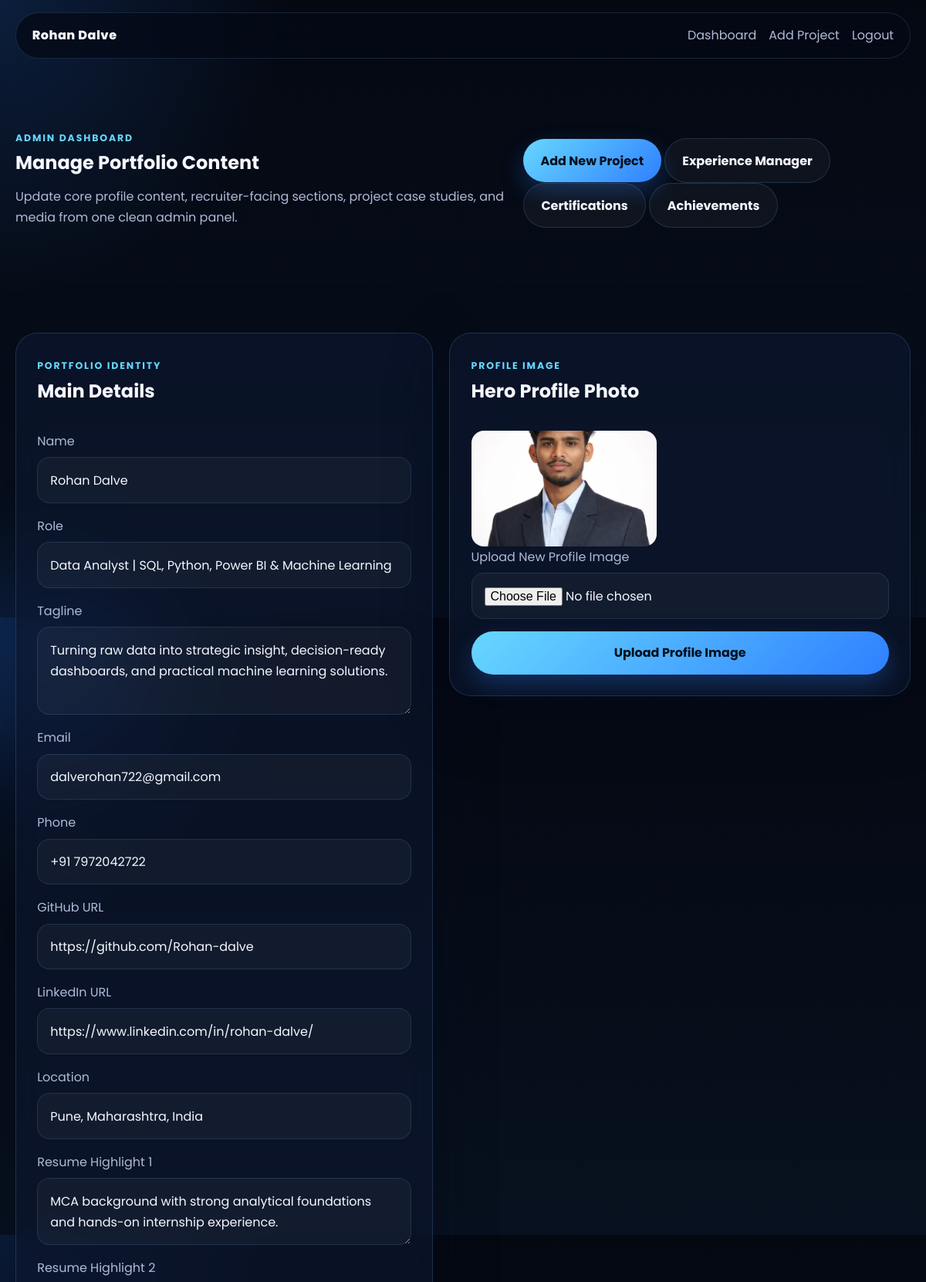
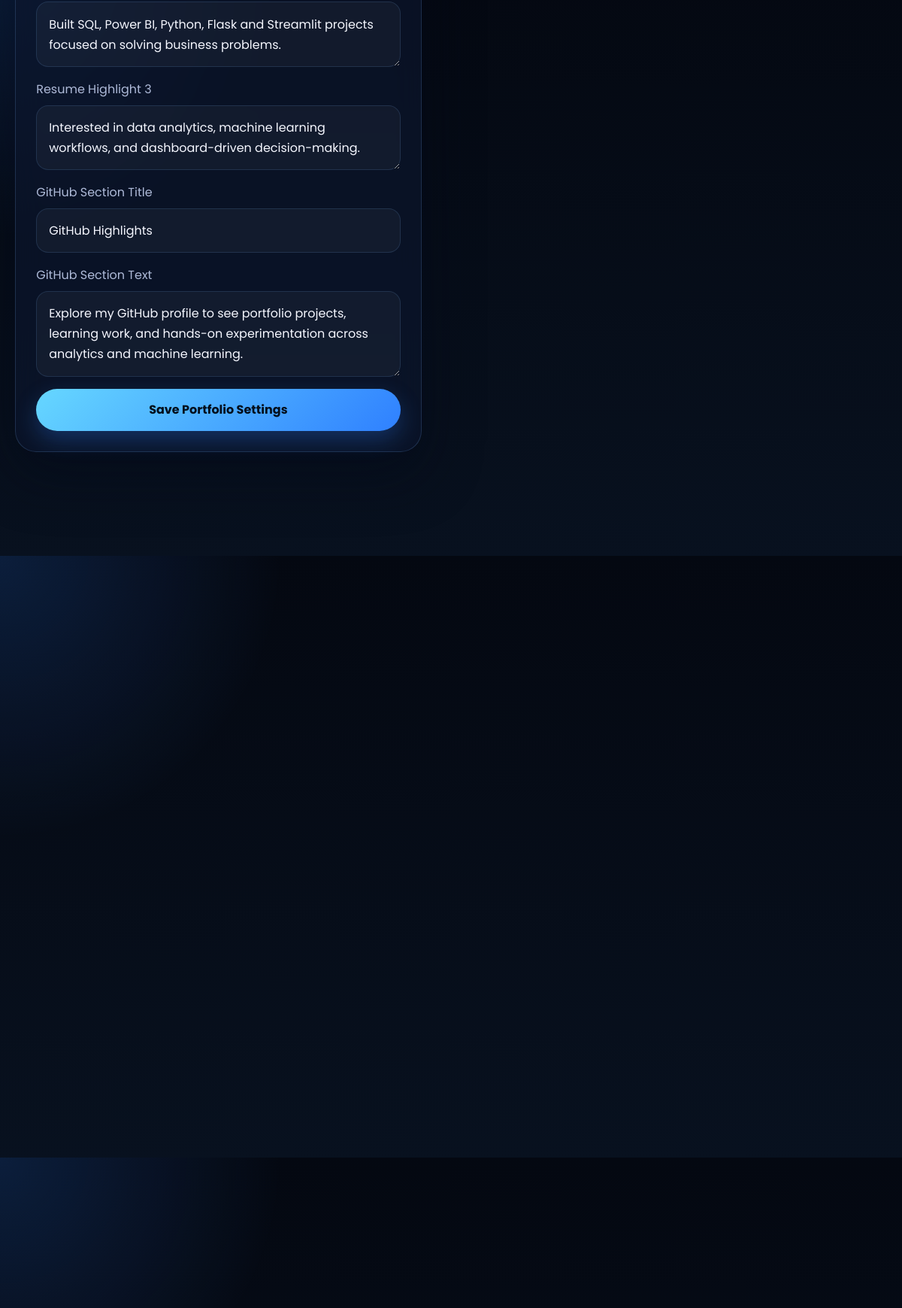
/dashboard (signed in, upper part), run on the app's committed database (2 pictures, top to bottom).
### tables this page shows
CREATE TABLE settings (
            key TEXT PRIMARY KEY,
            value TEXT NOT NULL
        );

### app.py (the view)
@app.route("/dashboard")
@admin_required
def dashboard():
    return render_template(
        "dashboard.html",
        settings=get_settings_dict(),
        about=query_one("SELECT * FROM about ORDER BY id LIMIT 1"),
        skills=query_all("SELECT * FROM skills ORDER BY level DESC, name ASC"),
        projects=query_all("SELECT * FROM projects ORDER BY id DESC"),
        services=query_all("SELECT * FROM services ORDER BY id ASC"),
        tools=query_all("SELECT * FROM tools ORDER BY id ASC"),
        learning=query_all("SELECT * FROM learning ORDER BY id ASC"),
    )

### app.py (called while the page is built)
def get_db() -> sqlite3.Connection:
    if "db" not in g:
        g.db = sqlite3.connect(app.config["DATABASE"])
        g.db.row_factory = sqlite3.Row
    return g.db

def query_all(query: str, params: tuple = ()) -> list[sqlite3.Row]:
    return get_db().execute(query, params).fetchall()

def query_one(query: str, params: tuple = ()) -> sqlite3.Row | None:
    return get_db().execute(query, params).fetchone()

def admin_required(view_func):
    @wraps(view_func)
    def wrapped_view(*args, **kwargs):
        if not session.get("admin_logged_in"):
            flash("Please log in to access the admin dashboard.", "error")
            return redirect(url_for("admin_login"))
        return view_func(*args, **kwargs)
    return wrapped_view

def get_settings_dict() -> dict[str, str]:
    settings = DEFAULT_SETTINGS.copy()
    rows = query_all("SELECT key, value FROM settings")
    settings.update({row["key"]: row["value"] for row in rows})
    return settings

@app.context_processor
def inject_globals():
    db = sqlite3.connect(app.config["DATABASE"])
    db.row_factory = sqlite3.Row
    rows = db.execute("SELECT key, value FROM settings").fetchall()
    db.close()
    site = DEFAULT_SETTINGS.copy()
    site.update({row["key"]: row["value"] for row in rows})
    return {"site": site, "current_year": datetime.now().year}

### templates/dashboard.html (shortened to what this page needs)
{% extends "base.html" %}
{% block body_class %}admin-body{% endblock %}
{% block content %}
<section class="section dashboard-hero">
    <div class="container dashboard-hero__content reveal">
        <div>
            <span class="section-tag">Admin Dashboard</span>
            <h1>Manage Portfolio Content</h1>
            <p>Update core profile content, recruiter-facing sections, project case studies, and media from one clean admin panel.</p>
        </div>
        <div class="dashboard-hero__actions">
            <a class="btn btn-primary" href="{{ url_for('add_project') }}">Add New Project</a>
            <a class="btn btn-secondary" href="{{ url_for('experiences_manager') }}">Experience Manager</a>
            <a class="btn btn-secondary" href="{{ url_for('certifications_manager') }}">Certifications</a>
            <a class="btn btn-secondary" href="{{ url_for('achievements_manager') }}">Achievements</a>
        </div>
    </div>
</section>
<section class="section dashboard-section" id="settings-manager">
    <div class="container dashboard-grid">
        <article class="glass admin-panel reveal">
            <div class="panel-header">
                <div>
                    <span class="section-tag">Portfolio Identity</span>
                    <h2>Main Details</h2>
                </div>
            </div>
            <form class="admin-form" action="{{ url_for('update_settings') }}" method="post">
                <label>Name<input type="text" name="name" value="{{ settings.name }}" required></label>
                <label>Role<input type="text" name="role" value="{{ settings.role }}" required></label>
                <label>Tagline<textarea name="tagline" rows="3" required>{{ settings.tagline }}</textarea></label>
                <label>Email<input type="email" name="email" value="{{ settings.email }}" required></label>
                <label>Phone<input type="text" name="phone" value="{{ settings.phone }}" required></label>
                <label>GitHub URL<input type="url" name="github" value="{{ settings.github }}" required></label>
                <label>LinkedIn URL<input type="url" name="linkedin" value="{{ settings.linkedin }}" required></label>
                <label>Location<input type="text" name="location" value="{{ settings.location }}" required></label>
                <label>Resume Highlight 1<textarea name="resume_highlight_1" rows="2" required>{{ settings.resume_highlight_1 }}</textarea></label>
                <label>Resume Highlight 2<textarea name="resume_highlight_2" rows="2" required>{{ settings.resume_highlight_2 }}</textarea></label>
                <label>Resume Highlight 3<textarea name="resume_highlight_3" rows="2" required>{{ settings.resume_highlight_3 }}</textarea></label>
                <label>GitHub Section Title<input type="text" name="github_section_title" value="{{ settings.github_section_title }}" required></label>
                <label>GitHub Section Text<textarea name="github_section_text" rows="3" required>{{ settings.github_section_text }}</textarea></label>
                <button class="btn btn-primary" type="submit">Save Portfolio Settings</button>
            </form>
        </article>
        <article class="glass admin-panel reveal">
            <div class="panel-header">
                <div>
                    <span class="section-tag">Profile Image</span>
                    <h2>Hero Profile Photo</h2>
                </div>
            </div>
            <div class="current-image-preview">
                <img src="{{ url_for('static', filename='images/profile.jpg') }}" alt="Current profile image">
            </div>
            <form class="admin-form" action="{{ url_for('upload_profile_image') }}" method="post" enctype="multipart/form-data">
                <label>
                    Upload New Profile Image
                    <input type="file" name="profile_image" accept=".png,.jpg,.jpeg,.webp,.gif" required>
                </label>
                <button class="btn btn-primary" type="submit">Upload Profile Image</button>
            </form>
        </article>
    </div>
</section>
<section class="section dashboard-section" id="about-manager">
    <div class="container dashboard-grid">
    </div>
</section>
{% endblock %}

### templates/base.html (shortened to what this page needs)
<!DOCTYPE html>
<html lang="en">
<head>
    <link rel="stylesheet" href="{{ url_for('static', filename='css/style.css') }}">
</head>
<body class="{% block body_class %}{% endblock %}">
    <div class="bg-orb bg-orb--one"></div>
    {% include "partials/navbar.html" %}
    <main>
        {% block content %}{% endblock %}
    </main>
</body>
</html>

### templates/partials/navbar.html (shortened to what this page needs)
<header class="site-header" id="top">
    <nav class="navbar container">
        <a href="{{ url_for('home') }}#hero" class="brand">{{ site.name }}</a>
        <div class="nav-links" id="nav-menu">
            {% if request.path == '/' %}
            <a href="#hero">Home</a>
            <a href="#about">About</a>
            <a href="#skills">Skills</a>
            <a href="#experience">Experience</a>
            <a href="#projects">Projects</a>
            <a href="#contact">Contact</a>
            <a class="nav-button" href="{{ url_for('static', filename='resume.pdf') }}" download>Resume</a>
            {% elif session.get('admin_logged_in') %}
            <a href="{{ url_for('dashboard') }}">Dashboard</a>
            <a href="{{ url_for('add_project') }}">Add Project</a>
            <form action="{{ url_for('logout') }}" method="post" class="nav-inline-form">
                <button type="submit" class="nav-link-button">Logout</button>
            </form>
            {% else %}
            <a href="{{ url_for('home') }}#projects">Portfolio</a>
            <a href="{{ url_for('admin_login') }}">Admin Login</a>
            {% endif %}
        </div>
    </nav>
</header>

### data on the page
settings: name "Rohan Dalve"
settings: role "Data Analyst | SQL, Python, Power BI & Machine Learning"
settings: tagline "Turning raw data into strategic insight, decision-ready dashboards, and practical machine learning solutions."
settings: email "dalverohan722@gmail.com"
settings: phone "+91 7972042722"
settings: github "https://github.com/Rohan-dalve"
settings: linkedin "https://www.linkedin.com/in/rohan-dalve/"
settings: location "Pune, Maharashtra, India"
settings: resume_highlight_1 "MCA background with strong analytical foundations and hands-on internship experience."
settings: resume_highlight_2 "Built SQL, Power BI, Python, Flask and Streamlit projects focused on solving business problems."
settings: resume_highlight_3 "Interested in data analytics, machine learning workflows, and dashboard-driven decision-making."
settings: github_section_title "GitHub Highlights"
settings: github_section_text "Explore my GitHub profile to see portfolio projects, learning work, and hands-on experimentation across analytics and machine learning."
